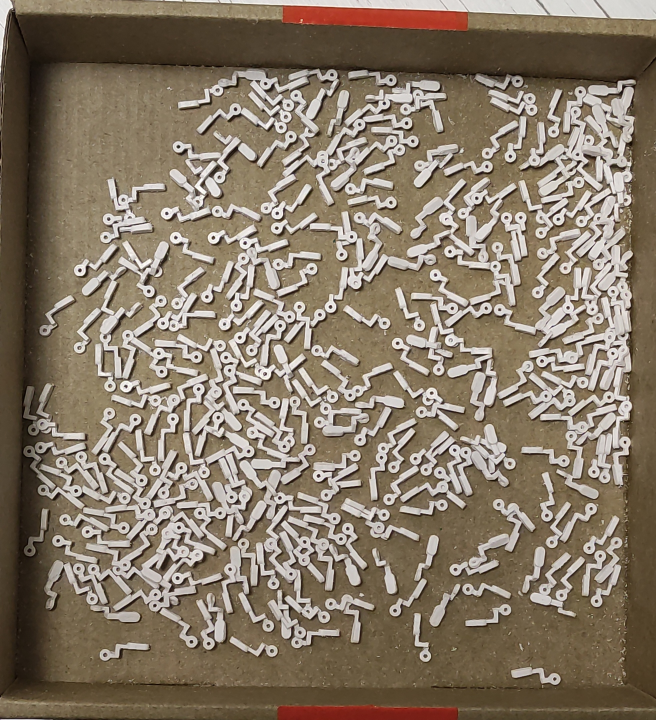
#> input picture 1.jpg, 1312 x 1440 px (shown at 1/2 size)
$ python calcDetails.py 1.jpg
#> lines starting #> are read from the running program, lines starting #| are printed output that depends on the picture; after the words box and inside, x2 and y2 are one past the last pixel; in counts of white or black regions, pixels touching at a corner belong together
from __future__ import print_function
import cv2 as cv
import numpy as np
import argparse
from math import pi

# Global variables
src_image = np.zeros((600,600), np.uint8)
src_gray = np.zeros((600,600), np.uint8)
source_window = 'details_number'

def draw_text_bg(img, text,
          font=cv.FONT_HERSHEY_SIMPLEX,
          pos=(0, 0),
          font_scale=3,
          font_thickness=5,
          text_color=(0, 255, 0),
          text_color_bg=(0, 0, 0)
          ):

    x, y = pos
    text_size, _ = cv.getTextSize(text, font, font_scale, font_thickness)
    text_w, text_h = text_size
    cv.rectangle(img, pos, (x + text_w, y + text_h), text_color_bg, -1)
    cv.putText(img, text, (x, y + text_h + font_scale - 1), font, font_scale, text_color, font_thickness)

    return text_size

# Callback function for the tracker, `threshold` is the position value
def thresh_callback(threshold):
    global src_image
    image_width = src_image.shape[0]
    # average hole's size. S = pi * r^2, Perim = 2 * pi * r
    hole_radius = image_width / 350

    perimeter_avg = 2 * pi * hole_radius
    perim_min = perimeter_avg * 0.7
    perim_max = perimeter_avg * 1.3

    color_cntr = (255, 100, 255)

    # Detect edges using Canny
    global src_gray
    threshold_output = cv.Canny(src_gray, threshold, 255)

    # Find contours
    contours, hierarchy = cv.findContours(threshold_output, cv.RETR_TREE, cv.CHAIN_APPROX_SIMPLE)
    # Draw contours

    draw_image = src_image.copy() #threshold_output.copy()
    cnt = 0

    for i in range(len(contours)):
        perimeter = cv.arcLength(contours[i], True)
        area_t = (perimeter/2)**2/pi
        area = cv.contourArea(contours[i])
        if perimeter > perim_min and perimeter < perim_max \
            and area > area_t*0.6 and area < area_t*1.3:
            cnt += 1
            cv.drawContours(image=draw_image, contours=contours, contourIdx=i, color=color_cntr, \
                thickness=2, lineType=cv.LINE_8, hierarchy=hierarchy, maxLevel=0)
    draw_text_bg(draw_image, f'{cnt}')

    # Show in a window
    global source_window
    src_scaled = cv.resize(draw_image, (800, 800))
    cv.imshow(source_window, src_scaled)

#----------------------------------------------------------------------------

if __name__ == "__main__":
    # Load source image
    parser = argparse.ArgumentParser(description='Calculate details on image.')
    parser.add_argument('input', type=str, help='Path to input image. E.g. "images/img1.jpg"')
    args = parser.parse_args()

    src_image = cv.imread(cv.samples.findFile(args.input))
#> src_image is the input picture: shape (1440, 1312, 3); mean B, G, R 103, 120.6, 134.4

    if (src_image is None):
        print('Could not open image', args.input)
        exit(0)

    # Convert image to gray and blur it
    src_gray = cv.cvtColor(src_image, cv.COLOR_BGR2GRAY)
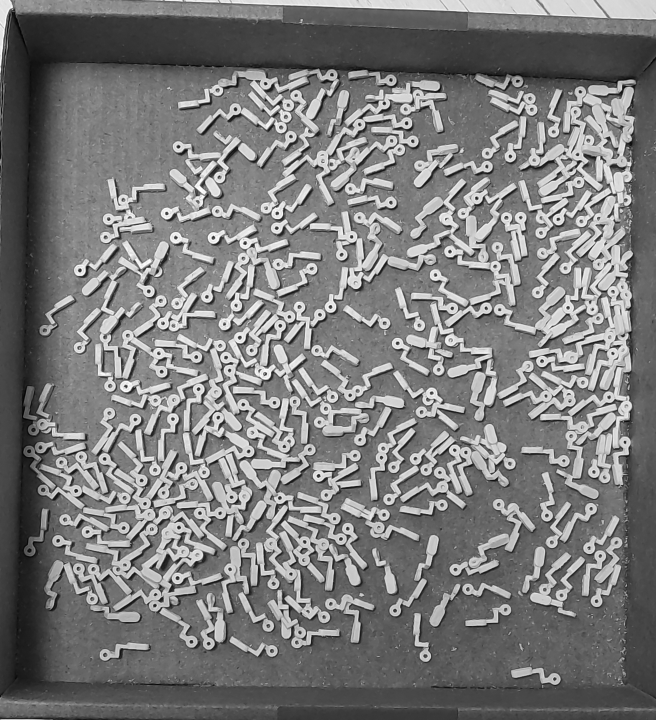
#> src_gray: shape (1440, 1312) (shown at 1/2 size); min 1, max 255, mean 122.7

    # Create Window
    cv.namedWindow(source_window)
    src_scaled = cv.resize(src_image, (800, 800))
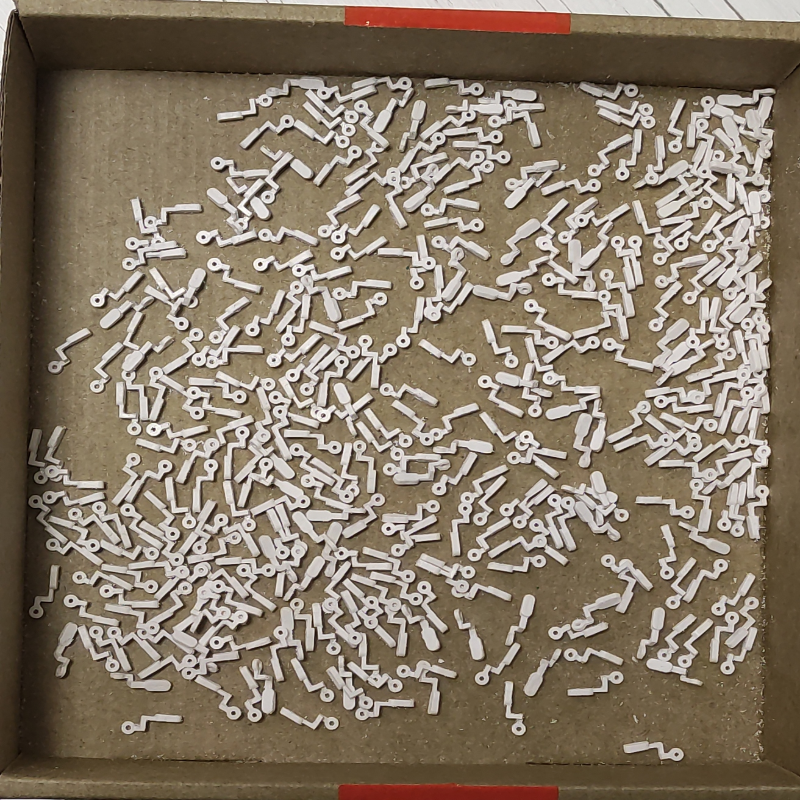
#> src_scaled: shape (800, 800, 3); mean B, G, R 102.9, 120.5, 134.3
    cv.imshow(source_window, src_scaled)

    max_threshold = 255
    threshold = 127 # initial threshold

    cv.createTrackbar('Threshold:', source_window, threshold, max_threshold, thresh_callback)

    thresh_callback(threshold)
#> in thresh_callback, `threshold_output = cv.Canny(src_gray, threshold, 255)`:
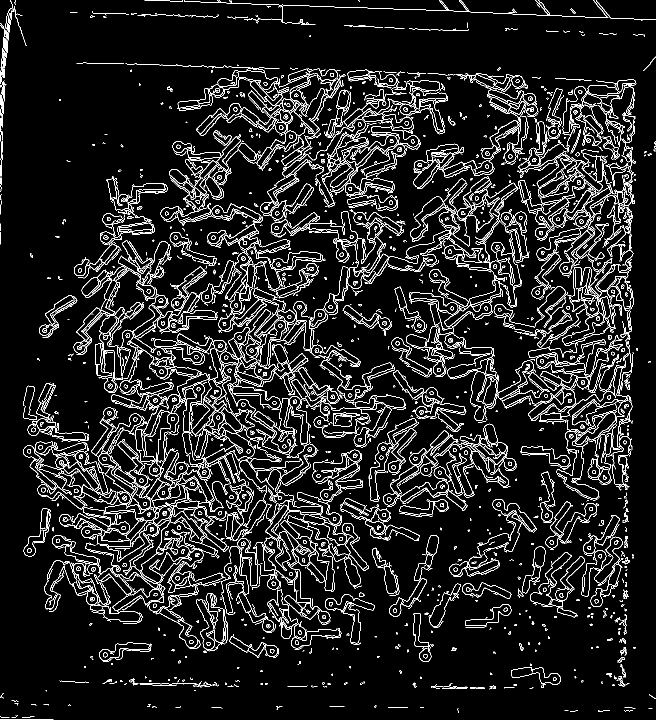
#> threshold_output: shape (1440, 1312) (shown at 1/2 size); 8.6% white in thin lines or dots
#> in thresh_callback, `contours, hierarchy = cv.findContours(threshold_output, cv.RETR_TREE, ..`: contours = 3699 contours, 2685 with area under 20; largest, box (x1, y1, x2, y2) and area: (365, 680, 526, 1075) 5288, (800, 889, 978, 1021) 5121, (456, 574, 591, 736) 5090, (800, 889, 945, 1005) 4704, (442, 1092, 548, 1264) 4228
#> the loop in thresh_callback, `for i in range(len(contours)):` made 119 passes
#> (perimeter, area_t, area, cnt) on pass 119: (21.9, 38.16, 34.5, 1)
#> (perimeter, area_t, area) on passes 34 to 35: (87.8, 613.4, 34), (29.07, 67.25, 29.5)
#> after the loop in thresh_callback, `for i in range(len(contours)):`: cnt = 1
#> (the run stopped early here; a loop or call above may not have finished)
